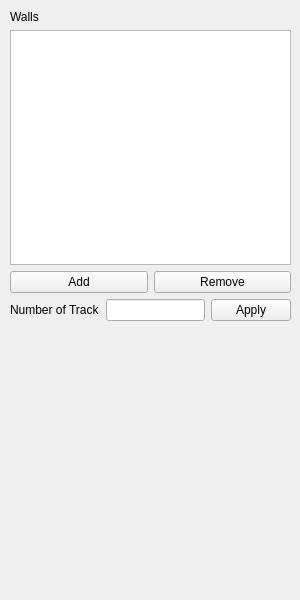
<?xml version="1.0" encoding="UTF-8"?>
<ui version="4.0">
 <class>PlatformPropertyWidget</class>
 <widget class="QWidget" name="PlatformPropertyWidget">
  <property name="geometry">
   <rect>
    <x>0</x>
    <y>0</y>
    <width>300</width>
    <height>600</height>
   </rect>
  </property>
  <property name="sizePolicy">
   <sizepolicy hsizetype="Minimum" vsizetype="Minimum">
    <horstretch>0</horstretch>
    <verstretch>0</verstretch>
   </sizepolicy>
  </property>
  <property name="minimumSize">
   <size>
    <width>300</width>
    <height>600</height>
   </size>
  </property>
  <property name="windowTitle">
   <string>Platform</string>
  </property>
  <widget class="QWidget" name="">
   <property name="geometry">
    <rect>
     <x>10</x>
     <y>10</y>
     <width>281</width>
     <height>311</height>
    </rect>
   </property>
   <layout class="QVBoxLayout" name="verticalLayout">
    <item>
     <widget class="QLabel" name="label">
      <property name="text">
       <string>Walls</string>
      </property>
     </widget>
    </item>
    <item>
     <widget class="QListWidget" name="listWidget"/>
    </item>
    <item>
     <layout class="QHBoxLayout" name="horizontalLayout_2">
      <item>
       <widget class="QPushButton" name="pushButton">
        <property name="text">
         <string>Add</string>
        </property>
       </widget>
      </item>
      <item>
       <widget class="QPushButton" name="pushButton_2">
        <property name="text">
         <string>Remove</string>
        </property>
       </widget>
      </item>
     </layout>
    </item>
    <item>
     <layout class="QHBoxLayout" name="horizontalLayout">
      <item>
       <widget class="QLabel" name="label_2">
        <property name="text">
         <string>Number of Track</string>
        </property>
       </widget>
      </item>
      <item>
       <widget class="QLineEdit" name="lineEdit"/>
      </item>
      <item>
       <widget class="QPushButton" name="pushButton_3">
        <property name="text">
         <string>Apply</string>
        </property>
       </widget>
      </item>
     </layout>
    </item>
   </layout>
  </widget>
 </widget>
 <resources/>
 <connections/>
</ui>
